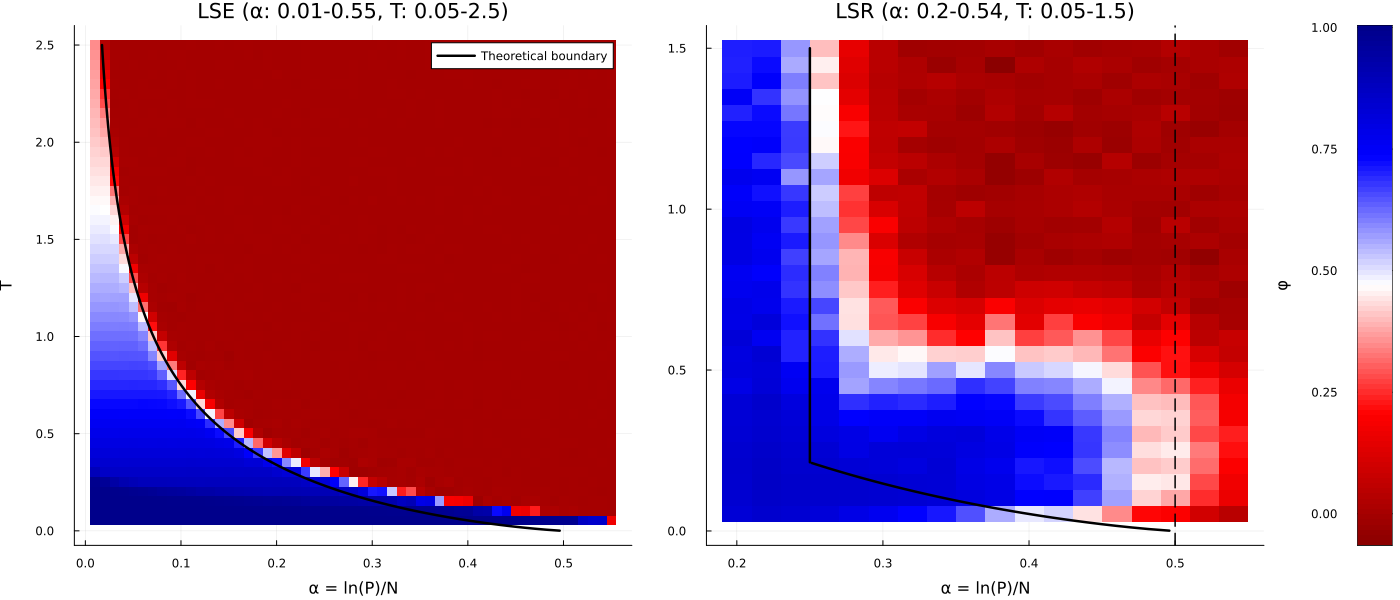

The script that saved this image:
using CSV
using DataFrames
using Plots

# ──────────────── Theoretical boundaries ────────────────

function critical_alpha_lse(T::Real)
    phi = 0.5 * (-T + sqrt(T^2 + 4))
    f_ret = (1 - phi) - (T/2) * log(1 - phi^2)
    alpha_c = 0.5 * (1 - f_ret)^2
    return clamp(alpha_c, 0.0, 0.5)
end

function critical_alpha_lsr(T::Real, b::Real)
    A = b*T + 1
    B = -(2 + T + T*b)
    C = T
    disc = B^2 - 4*A*C
    disc < 0 && return NaN
    y = (-B - sqrt(disc)) / (2*A)
    phi = 1 - y
    (phi <= 1 - 1/b || phi > 1 || phi < 0) && return NaN
    u = -(1/b) * log(1 - b*(1-phi))
    s = 0.5 * log(1 - phi^2)
    f_ret = u - T * s
    alpha_c = 0.5 * (1 - f_ret)^2
    return clamp(alpha_c, 0.0, 0.5)
end

function find_T_max_lsr(b::Real, alpha_th::Real)
    for T in range(0.01, 3.0, length=1000)
        ac = critical_alpha_lsr(T, b)
        !isnan(ac) && ac <= alpha_th && return T
    end
    return NaN
end

# ──────────────── Read data (Long Equilibration) ────────────────

data_lse = CSV.read("lse_longeq.csv", DataFrame)
data_lsr = if isfile("lsr_longeq.csv")
    CSV.read("lsr_longeq.csv", DataFrame)
else
    CSV.read("lsr_alpha_sweep_table.csv", DataFrame)
end

# Extract α and T ranges separately for each dataset
alpha_lse = data_lse[:, 1]
T_cols_lse = names(data_lse)[2:end]
T_lse = [parse(Float64, replace(col, "T" => "")) for col in T_cols_lse]
lse_matrix = Matrix(data_lse[:, 2:end])

alpha_lsr = data_lsr[:, 1]
T_cols_lsr = names(data_lsr)[2:end]
T_lsr = [parse(Float64, replace(col, "T" => "")) for col in T_cols_lsr]
lsr_matrix = Matrix(data_lsr[:, 2:end])

# For shared colorscale and theory curves, use union of ranges
T_max_plot = max(maximum(T_lse), maximum(T_lsr))

# ──────────────── Theoretical curves ────────────────

b = 2 + sqrt(2)
alpha_th = 0.5 * (1 - 1/b)^2
T_max = find_T_max_lsr(b, alpha_th)

T_theory = range(0.001, T_max_plot, length=500)
alpha_c_lse = [critical_alpha_lse(T) for T in T_theory]
alpha_c_lsr = [critical_alpha_lsr(T, b) for T in T_theory]

# ──────────────── Shared settings ────────────────

cmap = cgrad([:darkblue, :blue, :white, :red, :darkred], rev=true)
clims = (minimum([minimum(lse_matrix), minimum(lsr_matrix)]),
         maximum([maximum(lse_matrix), maximum(lsr_matrix)]))

# ──────────────── Left panel: LSE ────────────────

p1 = heatmap(alpha_lse, T_lse, lse_matrix',
             xlabel="α = ln(P)/N",
             ylabel="T",
             title="LSE (α: $(round(alpha_lse[1],digits=2))-$(round(alpha_lse[end],digits=2)), T: $(round(T_lse[1],digits=2))-$(round(T_lse[end],digits=2)))",
             color=cmap, clims=clims,
             colorbar=false)

plot!(p1, alpha_c_lse, collect(T_theory),
      color=:black, linewidth=2.5,
      label="Theoretical boundary",
      legend=:topright)

# ──────────────── Right panel: LSR ────────────────

p2 = heatmap(alpha_lsr, T_lsr, lsr_matrix',
             xlabel="α = ln(P)/N",
             ylabel="",
             title="LSR (α: $(round(alpha_lsr[1],digits=2))-$(round(alpha_lsr[end],digits=2)), T: $(round(T_lsr[1],digits=2))-$(round(T_lsr[end],digits=2)))",
             color=cmap, clims=clims,
             colorbar=false)

valid_idx = .!isnan.(alpha_c_lsr) .& (alpha_c_lsr .> alpha_th) .& (alpha_c_lsr .<= 0.5)
plot!(p2, alpha_c_lsr[valid_idx], collect(T_theory)[valid_idx],
      color=:black, linewidth=2.5, label=false)

if !isnan(T_max)
    plot!(p2, [alpha_th, alpha_th], [T_max, maximum(T_lsr)],
          color=:black, linewidth=2.5, label=false)
end

vline!(p2, [0.5],
       color=:black, linewidth=1.5, linestyle=:dash,
       label=false)

# ──────────────── Colorbar panel ────────────────

cb_ticks = range(clims[1], clims[2], length=100)
cb_data = reshape(cb_ticks, 1, :)
p3 = heatmap([0], collect(cb_ticks), cb_data,
             color=cmap, clims=clims, colorbar=false,
             xticks=false, ylabel="φ",
             framestyle=:box,
             left_margin=0Plots.mm, right_margin=0Plots.mm,
             title="")

# ──────────────── Combine ────────────────

lay = grid(1, 3, widths=[0.485, 0.485, 0.03])
fig = plot(p1, p2, p3, layout=lay, size=(1400, 600),
           left_margin=5Plots.mm, bottom_margin=5Plots.mm)

savefig(fig, "maps1_longeq.png")
println("Combined plot saved: maps1_longeq.png")
